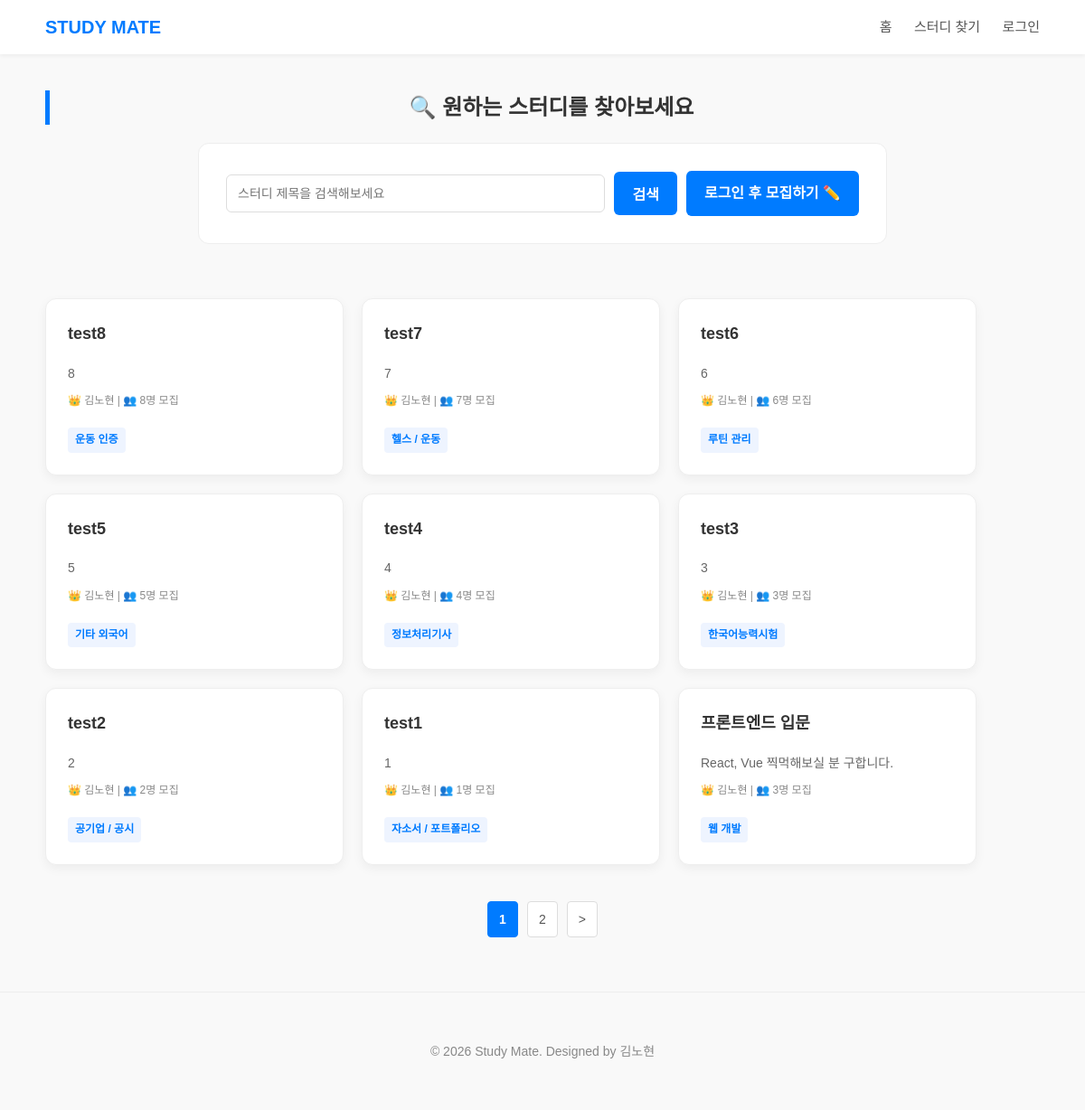
Before: /study with the older database file.
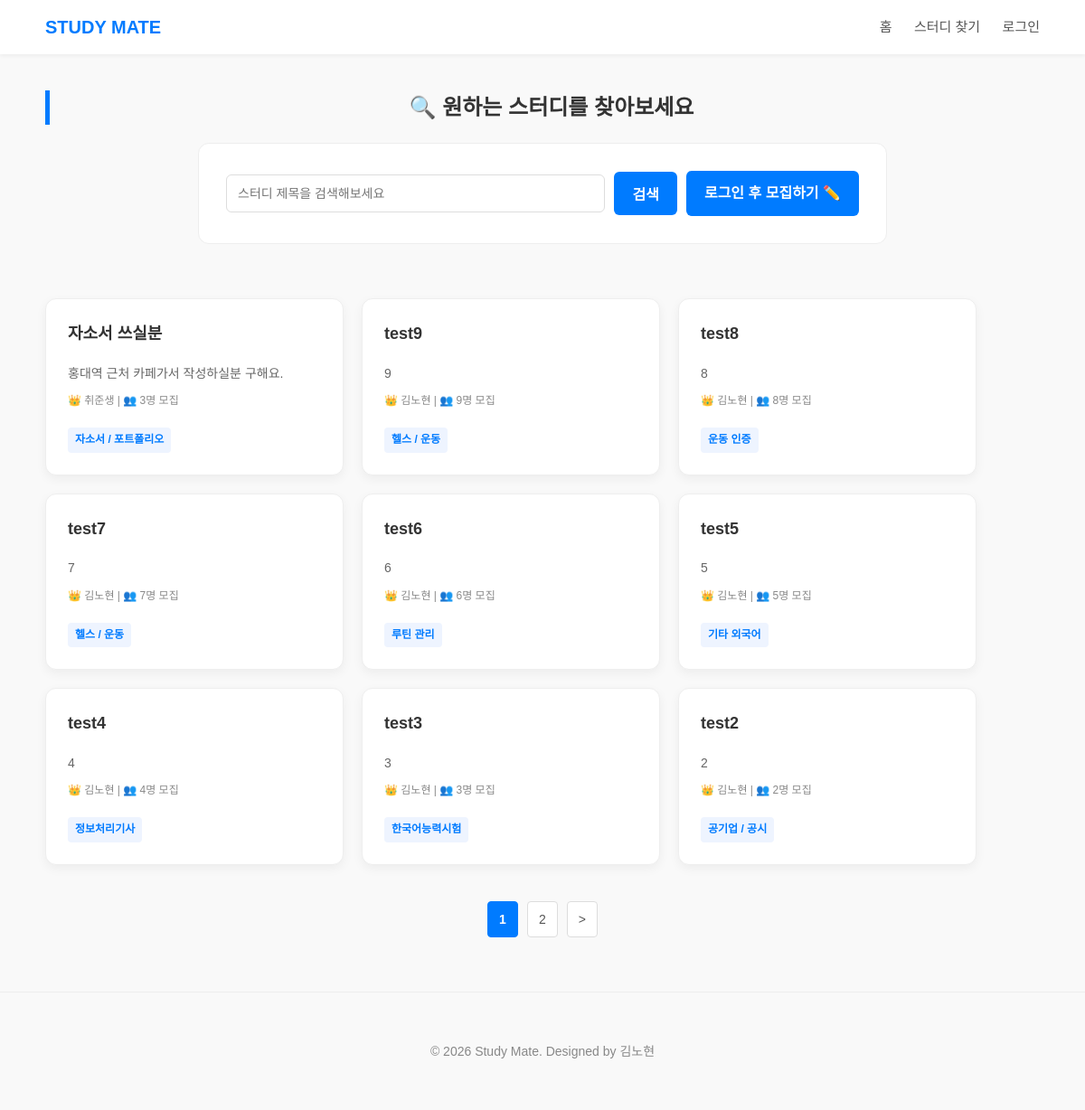
After: the same page with the newer database file.
### models.py (models this page shows, shortened)
class Study(db.Model):
    __tablename__ = 'study'
    id = db.Column(db.Integer, primary_key=True)
    title = db.Column(db.String(200), nullable=False)
    category = db.Column(db.String(50), nullable=False)
    member_count = db.Column(db.Integer, nullable=False)
    content = db.Column(db.Text, nullable=False)
    date = db.Column(db.DateTime, default=get_kst_now)
    writer = db.Column(db.String(50), nullable=False)

### app.py (the view)
@app.route('/study')
def study():
    page = request.args.get('page', 1, type=int) # 페이지 번호 (기본 1)
    keyword = request.args.get('keyword', type=str, default='') # 검색어 가져오기
    query = Study.query.order_by(Study.date.desc())
    if keyword:
        query = query.filter(Study.title.contains(keyword))
    pagination = query.paginate(page=page, per_page=9)
    return render_template(
        'study.html',
        pagination=pagination,
        user_nickname=session.get('user_nickname'),
        keyword=keyword  # 검색어도 같이 템플릿으로 보내줍니다 (검색창 유지용)
    )

### templates/study.html (shortened to what this page needs)
<!DOCTYPE html>
<html lang="ko">
<head>
    <link rel="stylesheet" href="{{ url_for('static', filename='css/style.css') }}">
</head>
<body>
    <header>
        <div class="nav-container">
            <a href="{{ url_for('index') }}" class="logo">STUDY MATE</a>
            <nav class="nav-menu">
                <a href="{{ url_for('index') }}">홈</a>
                <a href="{{ url_for('study') }}">스터디 찾기</a>
                {% if user_nickname %}
                <div class="user-dropdown">
                    <button class="user-btn" onclick="toggleDropdown()">
                        {{ user_nickname }} <span class="arrow">▾</span>
                    </button>
                    <div class="dropdown-menu" id="dropdownMenu">
                        <a href="#">마이페이지</a>
                        <a href="{{ url_for('my_posts') }}">내가 쓴 글</a>
                        <hr>
                        <a href="{{ url_for('logout') }}">로그아웃</a>
                    </div>
                </div>
                {% else %}
                    <a href="{{ url_for('login') }}">로그인</a>
                {% endif %}
            </nav>
        </div>
    </header>
    <main>
        <section style="text-align: center;">
            <h2>🔍 원하는 스터디를 찾아보세요</h2>
            <form action="{{ url_for('study') }}" method="GET" class="search-box">
                <input type="text" name="keyword" placeholder="스터디 제목을 검색해보세요"
                    value="{{ keyword if keyword else '' }}" style="margin-bottom: 0;">
                <button type="submit" class="primary-btn" style="width: auto; padding: 12px 20px;">검색</button>
                {% if user_nickname %}
                    <a href="{{ url_for('studywrite') }}" class="write-btn">모집하기 ✏️</a>
                {% else %}
                    <a href="{{ url_for('login') }}" class="write-btn">로그인 후 모집하기 ✏️</a>
                {% endif %}
            </form>
        </section>
        <section>
            <div class="study-list">
                {% for post in pagination.items %}
                <a href="{{ url_for('study_detail', study_id=post.id) }}" style="color: inherit;">
                    <article class="card">
                        <h3>{{ post.title }}</h3>
                        <p style="color: #666; font-size: 14px; margin-bottom: 10px;">
                            {% if post.content|length > 50 %}
                                {{ post.content[:50] }}...
                            {% else %}
                                {{ post.content }}
                            {% endif %}
                        </p>
                        <div style="font-size: 12px; color: #888; margin-bottom: 10px;">
                            <span>👑 {{ post.writer }}</span> |
                            <span>👥 {{ post.member_count }}명 모집</span>
                        </div>
                        <span class="tag">{{ post.category }}</span>
                    </article>
                </a>
                {% endfor %}
            </div>
            {% if pagination.total > 0 %}
            <div class="pagination">
                {% for page_num in pagination.iter_pages() %}
                    {% if page_num %}
                        {% if page_num == pagination.page %}
                            <a href="#" class="active">{{ page_num }}</a> {% else %}
                            <a href="?page={{ page_num }}">{{ page_num }}</a>
                        {% endif %}
                    {% else %}
                        <span>...</span>
                    {% endif %}
                {% endfor %}
                {% if pagination.has_next %}
                    <a href="?page={{ pagination.next_num }}">&gt;</a>
                {% endif %}
            </div>
            {% endif %}
        </section>
    </main>
    <footer>
        <p>© 2026 Study Mate. Designed by 김노현</p>
    </footer>
</body>
</html>

### static/css/style.css (style rules this page uses)
body { font-family: 'Noto Sans KR', sans-serif; margin: 0; padding: 0; line-height: 1.6; color: #333; background-color: #f9f9f9; }
a { text-decoration: none; color:inherit; }
header { background-color: white; box-shadow: 0 2px 4px rgba(0, 0, 0, 0.05); position: sticky; top: 0; z-index: 1000; }
.nav-container { max-width: 1100px; margin: 0 auto; padding: 0 20px; height: 60px; display: flex; justify-content: space-between; align-items: center; }
.logo { font-size: 20px; font-weight: bold; color: #007bff; }
.nav-menu > a { color: #555; margin-left: 20px; font-size: 15px; transition: color 0.3s; }
main { max-width: 1100px; margin: 40px auto; padding: 0 20px; }
section { margin-bottom: 60px; }
h2 { border-left: 5px solid #007bff; padding-left: 15px; font-size: 24px; margin-bottom: 20px; }
.study-list { display: flex; gap: 20px; flex-wrap: wrap; }
.card { flex: 1; min-width: 280px; background: white; border: 1px solid #eee; padding: 24px; border-radius: 12px; box-shadow: 0 4px 12px rgba(0, 0, 0, 0.05); transition: transform 0.2s, box-shadow 0.2s; }
.card h3 { margin-top: 0; font-size: 18px; }
.tag { display: inline-block; background: #eef4ff; color:#007bff; padding: 4px 8px; border-radius: 4px; font-size: 12px; font-weight: bold; margin-top: 10px; margin-right: 5px; }
form { background: white; padding: 30px; border-radius: 12px; border: 1px solid #eee; }
input, select, textarea { width: 100%; padding: 12px; border: 1px solid #ddd; border-radius: 6px; box-sizing: border-box; font-size: 14px; font-family : 'Noto Sans KR', sans-serif; }
.primary-btn { width: 100%; padding: 14px; background-color: #007bff; color: white; border: none; border-radius: 6px; font-size: 16px; font-weight: bold; cursor: pointer; transition: background 0.3s; }
.search-box { display: flex; justify-content: center; align-items: center; gap: 10px; max-width: 700px; margin: 0 auto 40px; }
.search-box input { flex: 1; width: auto; margin-bottom: 0; }
.search-box .primary-btn { white-space: nowrap; width: auto; margin-bottom: 0; }
.write-btn { background-color: #007bff; color: white; padding: 12px 20px; border-radius: 6px; font-weight: bold; white-space: nowrap; transition: background 0.3s; display: flex; align-items: center; }
footer { text-align: center; padding: 40px; color: #888; font-size: 14px; border-top: 1px solid #eee; margin-top: 60px; }
.pagination { display: flex; justify-content: center; gap: 10px; margin-top: 40px; }
.pagination a { padding: 8px 12px; border: 1px solid #ddd; border-radius: 4px; color: #555; background: white; font-size: 14px; transition: all 0.2s; }
.pagination a.active { background-color: #007bff; color: white; border-color: #007bff; font-weight: bold; }

Changed rows visible on the page:
no longer on this page (row unchanged): Study: title "test1", content "1", writer "김노현", member_count "1", category "자소서 / 포트폴리오"
no longer on this page (row unchanged): Study: title "프론트엔드 입문", content "React, Vue 찍먹해보실 분 구합니다.", writer "김노현", member_count "3", category "웹 개발"
added Study: title "자소서 쓰실분", content "홍대역 근처 카페가서 작성하실분 구해요.", writer "취준생", member_count "3", category "자소서 / 포트폴리오"
added Study: title "test9", content "9", writer "김노현", member_count "9", category "헬스 / 운동"
